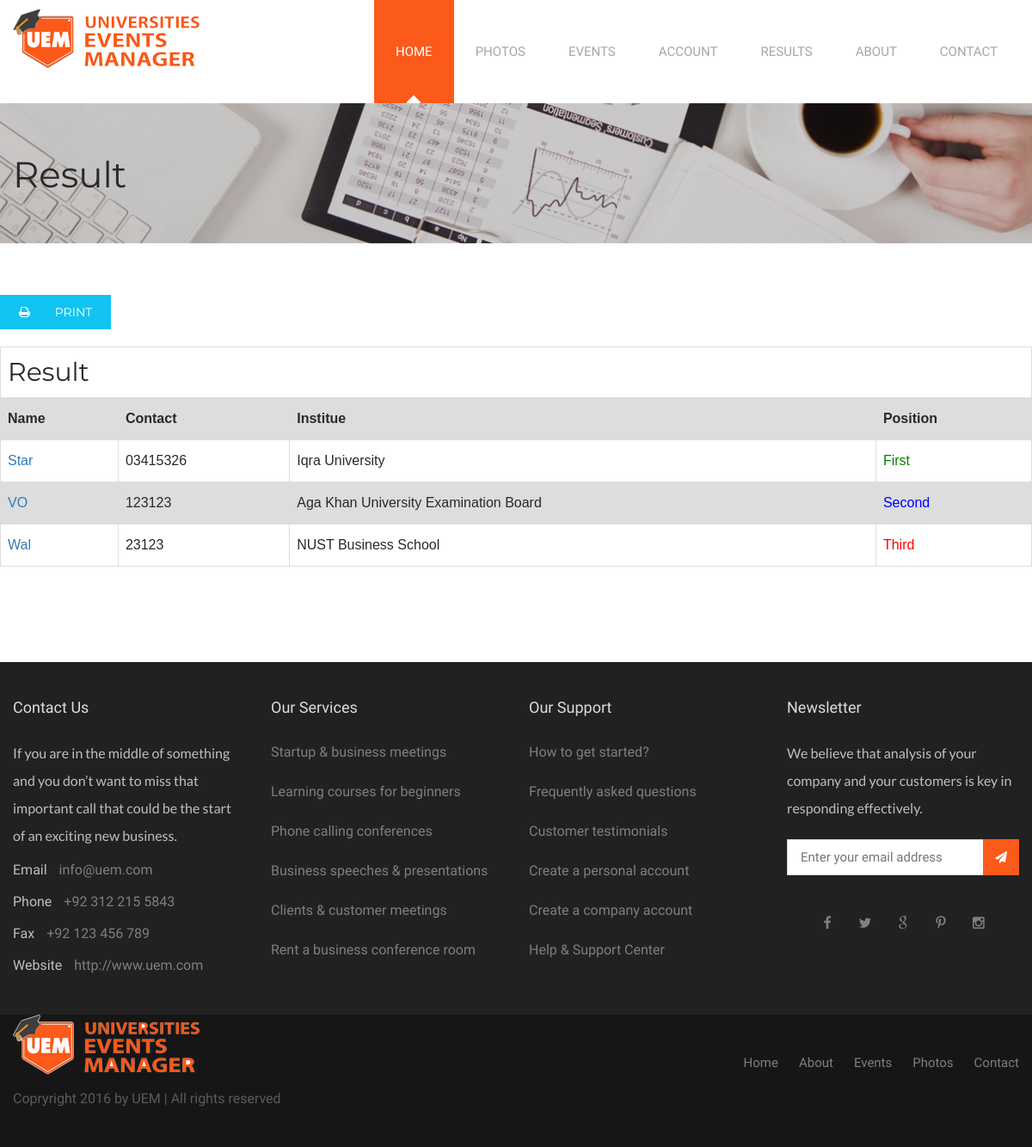
Page /res_teams.php?e_id=6 on the committed database.
### tables this page shows
CREATE TABLE IF NOT EXISTS `team` (
  `t_id` int(11) NOT NULL AUTO_INCREMENT,
  `t_name` text NOT NULL,
  `uni_id` int(11) NOT NULL,
  `t_contact` text NOT NULL,
  `t_fee` int(11) NOT NULL,
  `u_id` int(11) NOT NULL,
  `e_id` int(11) NOT NULL,
  `entry_datetime` date NOT NULL,
  `position` int(11) NOT NULL,
  PRIMARY KEY (`t_id`)
);

CREATE TABLE IF NOT EXISTS `universities` (
  `title` text NOT NULL,
  `uni_id` int(11) NOT NULL AUTO_INCREMENT,
  PRIMARY KEY (`uni_id`)
);

### functions.php (called while the page is built, shortened)
<?php
function get_title($mode,$text){
switch($mode)
{
case uni_id:   $sql2 = "select title title from universities where uni_id ='$text'"; break;
}
$result = mysql_query($sql2);
$rows = mysql_fetch_assoc($result);
$title	= $rows["title"];
return $title;
}
?>

### res_teams.php (the view, shortened to what this page needs)
<?php include_once('conn/db.php');
include_once("functions.php");
if(isset($_GET["e_id"]))
{
	$e_ids = $_GET["e_id"];
}
?>
<!DOCTYPE html>
<html>
<head>
<?php include("headcss.php"); ?>
</head>
<body>
<div class="page-wrapper">
   <?php include("header.php"); ?>
    <section class="page-banner" style="background-image:url(images/background/page-banner.jpg);">
    	<div class="auto-container">
        	<h1>Result</h1>
        </div>
    </section>
    <section class="contact-section">
    	<div class="auto-container">
            <div class="row clearfix">
			<button class="theme-btn btn-style-one hvr-bounce-to-right" onclick="myFunction()" style="margin-bottom:20px;"><span class="fa fa-print"></span> Print</button>
				<table style="margin-bottom:50px;">
						<tr>
						<th colspan="4"> <h2> Result </h2> </th>
						</tr>
						<tr>
						<th> Name </th>
						<th> Contact </th>
						<th> Institue</th>
						<th> Position</th>
						</tr>
						<?php
						$qry = "SELECT * FROM team where e_id = '".$e_ids."' order by position";
		$results = mysql_query($qry);
		while($rows = mysql_fetch_assoc($results))
		{
			$t_id 			= $rows["t_id"];
			$uni_id			= $rows["uni_id"];
			$t_name			= $rows["t_name"];
			$t_contact		= $rows["t_contact"];
			$position		= $rows["position"];
			?>
						<tr>
						<td> <a href="view_team.php?e_id=<?php echo $e_ids ?>&t_id=<?php echo $t_id; ?>"><?php echo $t_name; ?></a></td>
						<td> <?php echo $t_contact; ?> </td>
						<td> <?php echo get_title(uni_id,$uni_id); ?> </td>
						<td> <?php
						switch ($position) {
							case 1:
								echo '<span style="color:green;"> First </span>';
								break;
							case 2:
								echo '<span style="color:blue;"> Second </span>';
								break;
							case 3:
								echo '<span style="color:red;"> Third </span>';
								break;
						}
						?>
						</td>
						</tr>
		<?php } ?>
				</table>
				<div class="col-md-9 col-sm-12 col-xs-12 contact-form wow fadeInUp" data-wow-delay="200ms" data-wow-duration="1500ms">
                    </div>
                </div>
            </div>
    </section>
    <?php include("footer.php"); ?>
</div>
</body>
</html>

### headcss.php (shortened to what this page needs)
<link href="css/bootstrap.css" rel="stylesheet">
<link href="css/revolution-slider.css" rel="stylesheet">
<link href="css/style.css" rel="stylesheet">
<link href="css/responsive.css" rel="stylesheet">

### header.php (shortened to what this page needs)
   <header class="main-header">
   	<div class="auto-container clearfix">
           <div class="logo"><a href="index.php"><img src="images/logo.jpg" alt="UEM" title="UEM"></a></div>
           <nav class="main-menu">
               <div class="navbar-collapse collapse clearfix">
                   <ul class="navigation">
                       <li class="current dropdown"><a href="index.php">Home</a></li>
					<li class="dropdown"><a href="photos.php">Photos</a>
					</li>
					<?php if (isset($_SESSION['SESS_NAME'])) {
?>
					<li class="dropdown"><a href="events.php">Events</a>
                           <ul class="submenu">
                               <li><a href="create_event.php">Create Event</a></li>
                               <li><a href="own_events.php">Your Events</a></li>
                           </ul>
                       </li>
					<li class="dropdown"><a href="#">Account</a>
                           <ul class="submenu">
                               <li><a href="logout.php">Logout</a></li>
                           </ul>
                       </li>
							<?php } else { ?>
						<li class="dropdown"><a href="events.php">Events</a></li>
							<li class="dropdown"><a href="#">Account</a>
                       </li>
					<?php } ?>
                       <li><a href="result.php">Results</a></li>
					<li><a href="about.php">About</a></li>
					<li><a href="contact.php">Contact</a></li>
                   </ul>
               </div>
           </nav>
       </div>
   </header>

### footer.php
<footer class="main-footer">
	<div class="footer-upper">
    	<div class="auto-container">
        	<div class="row clearfix">
                <div class="col-md-3 col-sm-6 col-xs-12 wow fadeInUp" data-wow-delay="0ms" data-wow-duration="1500ms">
                	<div class="footer-widget contact-widget">
                    	<h3>Contact Us</h3>
                    	<div class="text">If you are in the middle of something and you don’t want to miss that important call that could be the start of an exciting new business.</div>
                        <ul class="info">
                        	 <li><strong>Email</strong> <a href="mailto:info@uem.com">info@uem.com</a></li>
				<li><strong>Phone</strong> <a href="#">+92 312 215 5843</a></li>
				<li><strong>Fax</strong> <a href="#"> +92 123 456 789 </a></li>
				<li><strong>Website</strong> <a href="#">http://www.uem.com</a></li>
                        </ul>
                    </div>
                </div>
                <div class="col-md-3 col-sm-6 col-xs-12 wow fadeInUp" data-wow-delay="200ms" data-wow-duration="1500ms">
                	<div class="footer-widget services-widget">
                    	<h3>Our Services</h3>
                    	<ul class="links">
                        	<li><a href="#">Startup &amp; business meetings</a></li>
                            <li><a href="#">Learning courses for beginners</a></li>
                            <li><a href="#">Phone calling conferences</a></li>
                            <li><a href="#">Business speeches &amp; presentations</a></li>
                            <li><a href="#">Clients &amp; customer meetings</a></li>
                            <li><a href="#">Rent a business conference room</a></li>
                        </ul>
                    </div>
                </div>
                <div class="col-md-3 col-sm-6 col-xs-12 wow fadeInUp" data-wow-delay="400ms" data-wow-duration="1500ms">
                	<div class="footer-widget support-widget">
                    	<h3>Our Support</h3>
                    	<ul class="links">
                        	<li><a href="#">How to get started?</a></li>
                            <li><a href="#">Frequently asked questions</a></li>
                            <li><a href="#">Customer testimonials</a></li>
                            <li><a href="#">Create a personal account</a></li>
                            <li><a href="#">Create a company account</a></li>
                            <li><a href="#">Help &amp; Support Center</a></li>
                        </ul>
                    </div>
                </div>
                <div class="col-md-3 col-sm-6 col-xs-12 wow fadeInUp" data-wow-delay="600ms" data-wow-duration="1500ms">
                	<div class="footer-widget newsletter-widget">
                    	<h3>Newsletter</h3>
                    	<div class="text">We believe that analysis of your company and your customers is key in responding effectively.</div>
                        <div class="form">
                        	<form method="post" action="">
                            	<div class="form-group">
                                	<input type="email" name="email" value="" placeholder="Enter your email address" required autocomplete="off">
                                    <button type="submit" name="submit" class="hvr-bounce-to-right"><span class="fa fa-paper-plane"></span></button>
                                </div>
                            </form>
                        </div>
                        <div class="social-links wow fadeInRight" data-wow-delay="1000ms" data-wow-duration="1500ms">
                        	<a href="#"><span class="fa fa-facebook-f"></span></a>
                            <a href="#"><span class="fa fa-twitter"></span></a>
                            <a href="#"><span class="fa fa-google"></span></a>
                            <a href="#"><span class="fa fa-pinterest-p"></span></a>
                            <a href="#"><span class="fa fa-instagram"></span></a>
                        </div>
                    </div>
                </div>
            </div>
        </div>
    </div>
    <div class="footer-lower">
    	<div class="auto-container">
        	<div class="row clearfix">
                <div class="col-md-4 col-sm-4 col-xs-12 footer-logo wow bounceInLeft" data-wow-delay="200ms" data-wow-duration="1500ms">
                	<a href="#"><img src="images/logo.png" alt=""></a>
                </div>
                <div class="col-md-8 col-sm-8 col-xs-12 footer-nav wow bounceInRight" data-wow-delay="200ms" data-wow-duration="1500ms">
                	<ul>
                    	<li><a href="index.php">Home</a></li>
                        <li><a href="about.php">About</a></li>
                        <li><a href="events.php">Events</a></li>
                        <li><a href="photos.php">Photos</a></li>
                        <li><a href="contact.php">Contact</a></li>
                    </ul>
                </div>
            </div>
        </div>
    </div>
    <div class="footer-bottom">
    	<div class="auto-container">
        	<div class="row clearfix">
                <div class="col-md-12 col-sm-12 col-xs-12 footer-logo">Copryright 2016 by UEM | All rights reserved</div>
            </div>
        </div>
    </div>
</footer>

### res_teams.php (style rules this page uses)
table { font-family: arial, sans-serif; border-collapse: collapse; width: 100%; }
td, th { border: 1px solid #dddddd; text-align: left; padding: 8px; }
tr:nth-child(even) { background-color: #dddddd; }

### rows in the picture
team: t_name "Star", t_contact "03415326", uni.title "Iqra University", position "First"
team: t_name "VO", t_contact "123123", uni.title "Aga Khan University Examination Board", position "Second"
team: t_name "Wal", t_contact "23123", uni.title "NUST Business School", position "Third"
